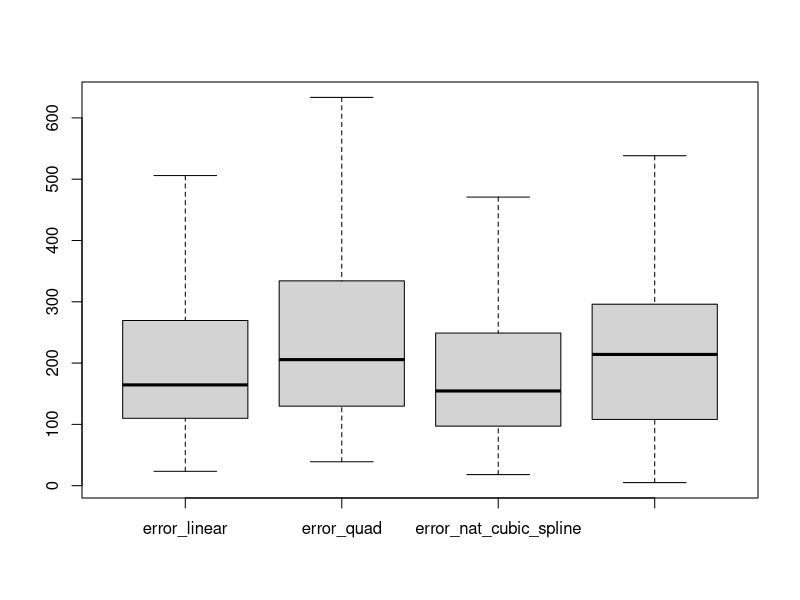

R code for this plot:
## ---- chunk 1
knitr::opts_chunk$set(echo = TRUE)
knitr::opts_chunk$set(message = FALSE)
knitr::opts_chunk$set(warning = FALSE)
knitr::opts_chunk$set(fig.height = 6, fig.width = 8, out.width = '50%', fig.align = "center")
options(width = 90)
## ---- chunk 2
#data generation
n <- 30
x <- runif(n,-1, 1)
y <- sin(pi * x) + rnorm(n, 0, 1)
data_train <- data.frame(cbind(x, y))
## ---- chunk 3
#continuous piecewise linear spline function which 
#returns the spline matrix that can be used for linear fitting
my_linear_spline <- function(x, knots) {
  #initialise spline matrix
  n = length(knots)
  spline_mat <- matrix(0, nrow = length(x), ncol = n + 1)
  spline_mat[, 1] <- x
  #creating spline matrix
  for (i in 1:length(x)) {
    if (x[i] > knots[1]) {
      spline_mat[i, 2] <- x[i] - knots[1]
    }
    if (x[i] > knots[2]) {
      spline_mat[i, 3] <- x[i] - knots[2]
    }
    if (x[i] > knots[3]) {
      spline_mat[i, 4] <- x[i] - knots[3]
    }
  }
  data <- data.frame(cbind(spline_mat, y))
  return(data)
}

#fitting the linear
knots <- c(-0.5, 0, 0.5)
linear_spline_data <- my_linear_spline(x, knots)
linear_spline <- lm(y ~ . , data = linear_spline_data)
## ---- chunk 4
#using spline library for quadratic spline
library(splines)
knots <- c(-0.5, 0.5)
quad_spline <-
  lm(y ~ bs(x, knots = knots, degree = 2), data = data_train)
## ---- chunk 5
#Fitting the natural cubic spline using ns library
knots <- c(-0.5, 0, 0.5)
nat_cubic_spline <-
  lm(y ~ ns(x, knots = knots), data = data_train)   
## ---- chunk 6
#Fitting the smooth spline using splines library
library(splines)
smooth_spline <- smooth.spline(x, y, cv = TRUE)
## ---- chunk 7
#generating test data
x_test <- seq(from = -1,
              to = 1,
              length.out = 1000)
y_test <- sin(pi * x_test)
data_test <- data.frame(cbind("x" = x_test, "y" = y_test))

#Prediction using linear spline
linear_spline_data <- my_linear_spline(x_test, knots)
y_hat_linear <- predict(linear_spline, newdata = linear_spline_data)

#Prediction using quadratic spline
y_hat_quad <- predict(quad_spline, newdata = data_test)

#Prediction using NCS
y_hat_nat_cubic_spline <-
  predict(nat_cubic_spline, newdata = data_test)

#Prediction using smooth spline
y_hat_smooth_spline <- predict(smooth_spline, x_test)$y

#Computing squared error for each
error_linear <- sum((y_test - y_hat_linear) ^ 2)
error_quad <- sum((y_test - y_hat_quad) ^ 2)
error_nat_cubic_spline <- sum((y_test - y_hat_nat_cubic_spline) ^ 2)
error_smooth_spline <- sum((y_test - y_hat_smooth_spline) ^ 2)

#Results
error_linear
error_quad
error_nat_cubic_spline
error_smooth_spline
## ---- chunk 8
#Making error vectors for 200 iterations
error_linear <- rep(0, 200)
error_quad <- rep(0, 200)
error_nat_cubic_spline <- rep(0, 200)
error_smooth_spline <- rep(0, 200)

#generate test data
x_test <- seq(from = -1,
              to = 1,
              length.out = 1000)
y_test <- sin(pi * x_test)
data_test <- data.frame(cbind("x" = x_test, "y" = y_test))

#Running 200 options
for (i in 1:200) {
  #data generation
  n <- 30
  x <- runif(n,-1, 1)
  y <- sin(pi * x) + rnorm(n, 0, 1)
  data_train <- data.frame(cbind(x, y))
  
  #linear spline
  knots <- c(-0.5, 0, 0.5)
  linear_spline_data <- my_linear_spline(x, knots)
  linear_spline <- lm(y ~ . , data = linear_spline_data)
  
  #quad spline
  knots <- c(-0.5, 0.5)
  quad_spline <-
    lm(y ~ bs(x, knots = knots, degree = 2), data = data_train)
  
  #natural cubic spline
  knots <- c(-0.5, 0, 0.5)
  nat_cubic_spline <-
    lm(y ~ ns(x, knots = knots), data = data_train)
  
  #Smooth spline
  smooth_spline <- smooth.spline(x, y, cv = TRUE)
  
  #predictions
  linear_spline_data <- my_linear_spline(x_test, knots)
  y_hat_linear <-
    predict(linear_spline, newdata = linear_spline_data)
  y_hat_quad <- predict(quad_spline, newdata = data_test)
  y_hat_nat_cubic_spline <-
    predict(nat_cubic_spline, newdata = data_test)
  y_hat_smooth_spline <- predict(smooth_spline, x_test)$y
  
  #Calculating error
  error_linear[i] <- sum((y_test - y_hat_linear) ^ 2)
  error_quad[i] <- sum((y_test - y_hat_quad) ^ 2)
  error_nat_cubic_spline[i] <-
    sum((y_test - y_hat_nat_cubic_spline) ^ 2)
  error_smooth_spline[i] <- sum((y_test - y_hat_smooth_spline) ^ 2)
  
}

# Mean error
mean_error <-
  c(
    mean(error_linear),
    mean(error_quad),
    mean(error_nat_cubic_spline),
    mean(error_smooth_spline)
  )
mean_error

#Median error
median_error <-
  c(
    median(error_linear),
    median(error_quad),
    median(error_nat_cubic_spline),
    median(error_smooth_spline)
  )
median_error

#Standard deviation of error
sd_error <-
  c(
    sd(error_linear),
    sd(error_quad),
    sd(error_nat_cubic_spline),
    sd(error_smooth_spline)
  )
sd_error

#combining error data for boxplot
error_data <-
  as.matrix(cbind(
    error_linear,
    error_quad,
    error_nat_cubic_spline,
    error_smooth_spline
  ))

#boxplot with outliers removed for better view
boxplot(error_data, outline = FALSE)
